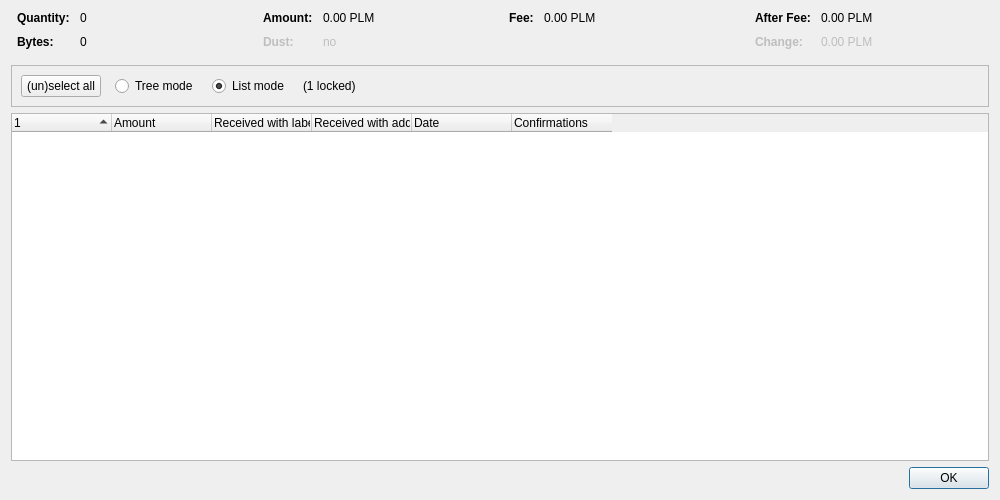
<?xml version="1.0" encoding="UTF-8"?>
<ui version="4.0">
 <class>CoinControlDialog</class>
 <widget class="QDialog" name="CoinControlDialog">
  <property name="geometry">
   <rect>
    <x>0</x>
    <y>0</y>
    <width>1000</width>
    <height>500</height>
   </rect>
  </property>
  <property name="windowTitle">
   <string>Coin Selection</string>
  </property>
  <layout class="QVBoxLayout" name="verticalLayout">
   <item>
    <layout class="QHBoxLayout" name="horizontalLayoutTop" stretch="0,0,0,0">
     <property name="topMargin">
      <number>0</number>
     </property>
     <property name="bottomMargin">
      <number>10</number>
     </property>
     <item>
      <layout class="QFormLayout" name="formLayoutCoinControl1">
       <property name="horizontalSpacing">
        <number>10</number>
       </property>
       <property name="verticalSpacing">
        <number>10</number>
       </property>
       <property name="leftMargin">
        <number>6</number>
       </property>
       <property name="rightMargin">
        <number>6</number>
       </property>
       <item row="0" column="0">
        <widget class="QLabel" name="labelCoinControlQuantityText">
         <property name="font">
          <font>
           <weight>75</weight>
           <bold>true</bold>
          </font>
         </property>
         <property name="text">
          <string>Quantity:</string>
         </property>
        </widget>
       </item>
       <item row="0" column="1">
        <widget class="QLabel" name="labelCoinControlQuantity">
         <property name="cursor">
          <cursorShape>IBeamCursor</cursorShape>
         </property>
         <property name="contextMenuPolicy">
          <enum>Qt::ActionsContextMenu</enum>
         </property>
         <property name="text">
          <string notr="true">0</string>
         </property>
         <property name="textInteractionFlags">
          <set>Qt::LinksAccessibleByMouse|Qt::TextSelectableByKeyboard|Qt::TextSelectableByMouse</set>
         </property>
        </widget>
       </item>
       <item row="1" column="0">
        <widget class="QLabel" name="labelCoinControlBytesText">
         <property name="font">
          <font>
           <weight>75</weight>
           <bold>true</bold>
          </font>
         </property>
         <property name="text">
          <string>Bytes:</string>
         </property>
        </widget>
       </item>
       <item row="1" column="1">
        <widget class="QLabel" name="labelCoinControlBytes">
         <property name="cursor">
          <cursorShape>IBeamCursor</cursorShape>
         </property>
         <property name="contextMenuPolicy">
          <enum>Qt::ActionsContextMenu</enum>
         </property>
         <property name="text">
          <string notr="true">0</string>
         </property>
         <property name="textInteractionFlags">
          <set>Qt::LinksAccessibleByMouse|Qt::TextSelectableByKeyboard|Qt::TextSelectableByMouse</set>
         </property>
        </widget>
       </item>
      </layout>
     </item>
     <item>
      <layout class="QFormLayout" name="formLayoutCoinControl2">
       <property name="horizontalSpacing">
        <number>10</number>
       </property>
       <property name="verticalSpacing">
        <number>10</number>
       </property>
       <property name="leftMargin">
        <number>6</number>
       </property>
       <property name="rightMargin">
        <number>6</number>
       </property>
       <item row="0" column="0">
        <widget class="QLabel" name="labelCoinControlAmountText">
         <property name="font">
          <font>
           <weight>75</weight>
           <bold>true</bold>
          </font>
         </property>
         <property name="text">
          <string>Amount:</string>
         </property>
        </widget>
       </item>
       <item row="0" column="1">
        <widget class="QLabel" name="labelCoinControlAmount">
         <property name="cursor">
          <cursorShape>IBeamCursor</cursorShape>
         </property>
         <property name="contextMenuPolicy">
          <enum>Qt::ActionsContextMenu</enum>
         </property>
         <property name="text">
          <string notr="true">0.00 PLM</string>
         </property>
         <property name="textInteractionFlags">
          <set>Qt::LinksAccessibleByMouse|Qt::TextSelectableByKeyboard|Qt::TextSelectableByMouse</set>
         </property>
        </widget>
       </item>
       <item row="1" column="0">
        <widget class="QLabel" name="labelCoinControlLowOutputText">
         <property name="enabled">
          <bool>false</bool>
         </property>
         <property name="font">
          <font>
           <weight>75</weight>
           <bold>true</bold>
          </font>
         </property>
         <property name="text">
          <string>Dust:</string>
         </property>
        </widget>
       </item>
       <item row="1" column="1">
        <widget class="QLabel" name="labelCoinControlLowOutput">
         <property name="enabled">
          <bool>false</bool>
         </property>
         <property name="cursor">
          <cursorShape>IBeamCursor</cursorShape>
         </property>
         <property name="contextMenuPolicy">
          <enum>Qt::ActionsContextMenu</enum>
         </property>
         <property name="text">
          <string notr="true">no</string>
         </property>
         <property name="textInteractionFlags">
          <set>Qt::LinksAccessibleByMouse|Qt::TextSelectableByKeyboard|Qt::TextSelectableByMouse</set>
         </property>
        </widget>
       </item>
      </layout>
     </item>
     <item>
      <layout class="QFormLayout" name="formLayoutCoinControl3">
       <property name="horizontalSpacing">
        <number>10</number>
       </property>
       <property name="verticalSpacing">
        <number>10</number>
       </property>
       <property name="leftMargin">
        <number>6</number>
       </property>
       <property name="rightMargin">
        <number>6</number>
       </property>
       <item row="0" column="0">
        <widget class="QLabel" name="labelCoinControlFeeText">
         <property name="font">
          <font>
           <weight>75</weight>
           <bold>true</bold>
          </font>
         </property>
         <property name="text">
          <string>Fee:</string>
         </property>
        </widget>
       </item>
       <item row="0" column="1">
        <widget class="QLabel" name="labelCoinControlFee">
         <property name="cursor">
          <cursorShape>IBeamCursor</cursorShape>
         </property>
         <property name="contextMenuPolicy">
          <enum>Qt::ActionsContextMenu</enum>
         </property>
         <property name="text">
          <string notr="true">0.00 PLM</string>
         </property>
         <property name="textInteractionFlags">
          <set>Qt::LinksAccessibleByMouse|Qt::TextSelectableByKeyboard|Qt::TextSelectableByMouse</set>
         </property>
        </widget>
       </item>
      </layout>
     </item>
     <item>
      <layout class="QFormLayout" name="formLayoutCoinControl4">
       <property name="horizontalSpacing">
        <number>10</number>
       </property>
       <property name="verticalSpacing">
        <number>10</number>
       </property>
       <property name="leftMargin">
        <number>6</number>
       </property>
       <property name="rightMargin">
        <number>6</number>
       </property>
       <item row="0" column="0">
        <widget class="QLabel" name="labelCoinControlAfterFeeText">
         <property name="font">
          <font>
           <weight>75</weight>
           <bold>true</bold>
          </font>
         </property>
         <property name="text">
          <string>After Fee:</string>
         </property>
        </widget>
       </item>
       <item row="0" column="1">
        <widget class="QLabel" name="labelCoinControlAfterFee">
         <property name="cursor">
          <cursorShape>IBeamCursor</cursorShape>
         </property>
         <property name="contextMenuPolicy">
          <enum>Qt::ActionsContextMenu</enum>
         </property>
         <property name="text">
          <string notr="true">0.00 PLM</string>
         </property>
         <property name="textInteractionFlags">
          <set>Qt::LinksAccessibleByMouse|Qt::TextSelectableByKeyboard|Qt::TextSelectableByMouse</set>
         </property>
        </widget>
       </item>
       <item row="1" column="0">
        <widget class="QLabel" name="labelCoinControlChangeText">
         <property name="enabled">
          <bool>false</bool>
         </property>
         <property name="font">
          <font>
           <weight>75</weight>
           <bold>true</bold>
          </font>
         </property>
         <property name="text">
          <string>Change:</string>
         </property>
        </widget>
       </item>
       <item row="1" column="1">
        <widget class="QLabel" name="labelCoinControlChange">
         <property name="enabled">
          <bool>false</bool>
         </property>
         <property name="cursor">
          <cursorShape>IBeamCursor</cursorShape>
         </property>
         <property name="contextMenuPolicy">
          <enum>Qt::ActionsContextMenu</enum>
         </property>
         <property name="text">
          <string notr="true">0.00 PLM</string>
         </property>
         <property name="textInteractionFlags">
          <set>Qt::LinksAccessibleByMouse|Qt::TextSelectableByKeyboard|Qt::TextSelectableByMouse</set>
         </property>
        </widget>
       </item>
      </layout>
     </item>
    </layout>
   </item>
   <item>
    <widget class="QFrame" name="frame">
     <property name="minimumSize">
      <size>
       <width>0</width>
       <height>40</height>
      </size>
     </property>
     <property name="frameShape">
      <enum>QFrame::StyledPanel</enum>
     </property>
     <property name="frameShadow">
      <enum>QFrame::Sunken</enum>
     </property>
     <layout class="QHBoxLayout" name="horizontalLayout">
      <item>
       <layout class="QHBoxLayout" name="horizontalLayoutPanel" stretch="0,0,0,0,0">
        <property name="spacing">
         <number>14</number>
        </property>
        <item>
         <widget class="QPushButton" name="pushButtonSelectAll">
          <property name="sizePolicy">
           <sizepolicy hsizetype="Maximum" vsizetype="Fixed">
            <horstretch>0</horstretch>
            <verstretch>0</verstretch>
           </sizepolicy>
          </property>
          <property name="text">
           <string>(un)select all</string>
          </property>
          <property name="autoDefault">
           <bool>false</bool>
          </property>
         </widget>
        </item>
        <item>
         <widget class="QRadioButton" name="radioTreeMode">
          <property name="sizePolicy">
           <sizepolicy hsizetype="Maximum" vsizetype="Fixed">
            <horstretch>0</horstretch>
            <verstretch>0</verstretch>
           </sizepolicy>
          </property>
          <property name="text">
           <string>Tree mode</string>
          </property>
         </widget>
        </item>
        <item>
         <widget class="QRadioButton" name="radioListMode">
          <property name="sizePolicy">
           <sizepolicy hsizetype="Maximum" vsizetype="Fixed">
            <horstretch>0</horstretch>
            <verstretch>0</verstretch>
           </sizepolicy>
          </property>
          <property name="text">
           <string>List mode</string>
          </property>
          <property name="checked">
           <bool>true</bool>
          </property>
         </widget>
        </item>
        <item>
         <widget class="QLabel" name="labelLocked">
          <property name="text">
           <string notr="true">(1 locked)</string>
          </property>
         </widget>
        </item>
        <item>
         <spacer name="horizontalSpacer">
          <property name="orientation">
           <enum>Qt::Horizontal</enum>
          </property>
          <property name="sizeHint" stdset="0">
           <size>
            <width>40</width>
            <height>20</height>
           </size>
          </property>
         </spacer>
        </item>
       </layout>
      </item>
     </layout>
    </widget>
   </item>
   <item>
    <widget class="CoinControlTreeWidget" name="treeWidget">
     <property name="contextMenuPolicy">
      <enum>Qt::CustomContextMenu</enum>
     </property>
     <property name="sortingEnabled">
      <bool>false</bool>
     </property>
     <property name="columnCount">
      <number>6</number>
     </property>
     <attribute name="headerShowSortIndicator" stdset="0">
      <bool>true</bool>
     </attribute>
     <attribute name="headerStretchLastSection">
      <bool>false</bool>
     </attribute>
     <column>
      <property name="text">
       <string/>
      </property>
     </column>
     <column>
      <property name="text">
       <string>Amount</string>
      </property>
     </column>
     <column>
      <property name="text">
       <string>Received with label</string>
      </property>
     </column>
     <column>
      <property name="text">
       <string>Received with address</string>
      </property>
     </column>
     <column>
      <property name="text">
       <string>Date</string>
      </property>
     </column>
     <column>
      <property name="text">
       <string>Confirmations</string>
      </property>
      <property name="toolTip">
       <string>Confirmed</string>
      </property>
     </column>
     <column>
      <property name="text">
       <string/>
      </property>
     </column>
     <column>
      <property name="text">
       <string/>
      </property>
     </column>
     <column>
      <property name="text">
       <string/>
      </property>
     </column>
     <column>
      <property name="text">
       <string/>
      </property>
     </column>
    </widget>
   </item>
   <item>
    <widget class="QDialogButtonBox" name="buttonBox">
     <property name="orientation">
      <enum>Qt::Horizontal</enum>
     </property>
     <property name="standardButtons">
      <set>QDialogButtonBox::Ok</set>
     </property>
    </widget>
   </item>
  </layout>
 </widget>
 <customwidgets>
  <customwidget>
   <class>CoinControlTreeWidget</class>
   <extends>QTreeWidget</extends>
   <header>qt/coincontroltreewidget.h</header>
  </customwidget>
 </customwidgets>
 <resources/>
 <connections/>
</ui>
